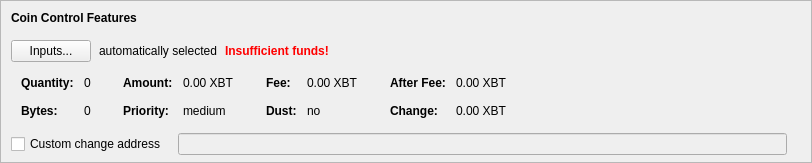
    <widget class="QFrame" name="frameCoinControl">
     <property name="sizePolicy">
      <sizepolicy hsizetype="Expanding" vsizetype="Expanding">
       <horstretch>0</horstretch>
       <verstretch>0</verstretch>
      </sizepolicy>
     </property>
     <property name="maximumSize">
      <size>
       <width>16777215</width>
       <height>16777215</height>
      </size>
     </property>
     <property name="frameShape">
      <enum>QFrame::StyledPanel</enum>
     </property>
     <property name="frameShadow">
      <enum>QFrame::Sunken</enum>
     </property>
     <layout class="QVBoxLayout" name="verticalLayoutCoinControl2">
      <property name="spacing">
       <number>0</number>
      </property>
      <property name="leftMargin">
       <number>0</number>
      </property>
      <property name="topMargin">
       <number>0</number>
      </property>
      <property name="rightMargin">
       <number>0</number>
      </property>
      <property name="bottomMargin">
       <number>6</number>
      </property>
      <item>
       <layout class="QVBoxLayout" name="verticalLayoutCoinControl" stretch="0,0,0,0,1">
        <property name="spacing">
         <number>0</number>
        </property>
        <property name="leftMargin">
         <number>10</number>
        </property>
        <property name="topMargin">
         <number>10</number>
        </property>
        <item>
         <layout class="QHBoxLayout" name="horizontalLayoutCoinControl1">
          <property name="bottomMargin">
           <number>15</number>
          </property>
          <item>
           <widget class="QLabel" name="labelCoinControlFeatures">
            <property name="sizePolicy">
             <sizepolicy hsizetype="Preferred" vsizetype="Maximum">
              <horstretch>0</horstretch>
              <verstretch>0</verstretch>
             </sizepolicy>
            </property>
            <property name="font">
             <font>
              <weight>75</weight>
              <bold>true</bold>
             </font>
            </property>
            <property name="styleSheet">
             <string notr="true">font-weight:bold;</string>
            </property>
            <property name="text">
             <string>Coin Control Features</string>
            </property>
           </widget>
          </item>
         </layout>
        </item>
        <item>
         <layout class="QHBoxLayout" name="horizontalLayoutCoinControl2" stretch="0,0,0,0">
          <property name="spacing">
           <number>8</number>
          </property>
          <property name="bottomMargin">
           <number>10</number>
          </property>
          <item>
           <widget class="QPushButton" name="pushButtonCoinControl">
            <property name="styleSheet">
             <string notr="true"/>
            </property>
            <property name="text">
             <string>Inputs...</string>
            </property>
            <property name="autoDefault">
             <bool>false</bool>
            </property>
           </widget>
          </item>
          <item>
           <widget class="QLabel" name="labelCoinControlAutomaticallySelected">
            <property name="text">
             <string>automatically selected</string>
            </property>
            <property name="margin">
             <number>5</number>
            </property>
           </widget>
          </item>
          <item>
           <widget class="QLabel" name="labelCoinControlInsuffFunds">
            <property name="font">
             <font>
              <weight>75</weight>
              <bold>true</bold>
             </font>
            </property>
            <property name="styleSheet">
             <string notr="true">color:red;font-weight:bold;</string>
            </property>
            <property name="text">
             <string>Insufficient funds!</string>
            </property>
            <property name="margin">
             <number>5</number>
            </property>
           </widget>
          </item>
          <item>
           <spacer name="horizontalSpacerCoinControl">
            <property name="orientation">
             <enum>Qt::Horizontal</enum>
            </property>
            <property name="sizeHint" stdset="0">
             <size>
              <width>40</width>
              <height>1</height>
             </size>
            </property>
           </spacer>
          </item>
         </layout>
        </item>
        <item>
         <widget class="QWidget" name="widgetCoinControl" native="true">
          <property name="sizePolicy">
           <sizepolicy hsizetype="Preferred" vsizetype="Preferred">
            <horstretch>0</horstretch>
            <verstretch>0</verstretch>
           </sizepolicy>
          </property>
          <property name="minimumSize">
           <size>
            <width>0</width>
            <height>0</height>
           </size>
          </property>
          <property name="styleSheet">
           <string notr="true"/>
          </property>
          <layout class="QHBoxLayout" name="horizontalLayoutCoinControl5">
           <property name="leftMargin">
            <number>0</number>
           </property>
           <property name="topMargin">
            <number>0</number>
           </property>
           <property name="rightMargin">
            <number>0</number>
           </property>
           <property name="bottomMargin">
            <number>0</number>
           </property>
           <item>
            <layout class="QHBoxLayout" name="horizontalLayoutCoinControl3" stretch="0,0,0,1">
             <property name="spacing">
              <number>20</number>
             </property>
             <property name="topMargin">
              <number>0</number>
             </property>
             <property name="bottomMargin">
              <number>10</number>
             </property>
             <item>
              <layout class="QFormLayout" name="formLayoutCoinControl1">
               <property name="horizontalSpacing">
                <number>10</number>
               </property>
               <property name="verticalSpacing">
                <number>14</number>
               </property>
               <property name="leftMargin">
                <number>10</number>
               </property>
               <property name="topMargin">
                <number>4</number>
               </property>
               <property name="rightMargin">
                <number>6</number>
               </property>
               <item row="0" column="0">
                <widget class="QLabel" name="labelCoinControlQuantityText">
                 <property name="font">
                  <font>
                   <weight>75</weight>
                   <bold>true</bold>
                  </font>
                 </property>
                 <property name="text">
                  <string>Quantity:</string>
                 </property>
                 <property name="margin">
                  <number>0</number>
                 </property>
                </widget>
               </item>
               <item row="0" column="1">
                <widget class="QLabel" name="labelCoinControlQuantity">
                 <property name="cursor">
                  <cursorShape>IBeamCursor</cursorShape>
                 </property>
                 <property name="contextMenuPolicy">
                  <enum>Qt::ActionsContextMenu</enum>
                 </property>
                 <property name="text">
                  <string notr="true">0</string>
                 </property>
                 <property name="margin">
                  <number>0</number>
                 </property>
                 <property name="textInteractionFlags">
                  <set>Qt::LinksAccessibleByMouse|Qt::TextSelectableByKeyboard|Qt::TextSelectableByMouse</set>
                 </property>
                </widget>
               </item>
               <item row="1" column="0">
                <widget class="QLabel" name="labelCoinControlBytesText">
                 <property name="font">
                  <font>
                   <weight>75</weight>
                   <bold>true</bold>
                  </font>
                 </property>
                 <property name="text">
                  <string>Bytes:</string>
                 </property>
                </widget>
               </item>
               <item row="1" column="1">
                <widget class="QLabel" name="labelCoinControlBytes">
                 <property name="cursor">
                  <cursorShape>IBeamCursor</cursorShape>
                 </property>
                 <property name="contextMenuPolicy">
                  <enum>Qt::ActionsContextMenu</enum>
                 </property>
                 <property name="text">
                  <string notr="true">0</string>
                 </property>
                 <property name="textInteractionFlags">
                  <set>Qt::LinksAccessibleByMouse|Qt::TextSelectableByKeyboard|Qt::TextSelectableByMouse</set>
                 </property>
                </widget>
               </item>
              </layout>
             </item>
             <item>
              <layout class="QFormLayout" name="formLayoutCoinControl2">
               <property name="horizontalSpacing">
                <number>10</number>
               </property>
               <property name="verticalSpacing">
                <number>14</number>
               </property>
               <property name="leftMargin">
                <number>6</number>
               </property>
               <property name="topMargin">
                <number>4</number>
               </property>
               <property name="rightMargin">
                <number>6</number>
               </property>
               <item row="0" column="0">
                <widget class="QLabel" name="labelCoinControlAmountText">
                 <property name="font">
                  <font>
                   <weight>75</weight>
                   <bold>true</bold>
                  </font>
                 </property>
                 <property name="text">
                  <string>Amount:</string>
                 </property>
                 <property name="margin">
                  <number>0</number>
                 </property>
                </widget>
               </item>
               <item row="0" column="1">
                <widget class="QLabel" name="labelCoinControlAmount">
                 <property name="cursor">
                  <cursorShape>IBeamCursor</cursorShape>
                 </property>
                 <property name="contextMenuPolicy">
                  <enum>Qt::ActionsContextMenu</enum>
                 </property>
                 <property name="text">
                  <string notr="true">0.00 XBT</string>
                 </property>
                 <property name="textInteractionFlags">
                  <set>Qt::LinksAccessibleByMouse|Qt::TextSelectableByKeyboard|Qt::TextSelectableByMouse</set>
                 </property>
                </widget>
               </item>
               <item row="1" column="0">
                <widget class="QLabel" name="labelCoinControlPriorityText">
                 <property name="font">
                  <font>
                   <weight>75</weight>
                   <bold>true</bold>
                  </font>
                 </property>
                 <property name="text">
                  <string>Priority:</string>
                 </property>
                </widget>
               </item>
               <item row="1" column="1">
                <widget class="QLabel" name="labelCoinControlPriority">
                 <property name="cursor">
                  <cursorShape>IBeamCursor</cursorShape>
                 </property>
                 <property name="contextMenuPolicy">
                  <enum>Qt::ActionsContextMenu</enum>
                 </property>
                 <property name="text">
                  <string notr="true">medium</string>
                 </property>
                 <property name="textInteractionFlags">
                  <set>Qt::LinksAccessibleByMouse|Qt::TextSelectableByKeyboard|Qt::TextSelectableByMouse</set>
                 </property>
                </widget>
               </item>
              </layout>
             </item>
             <item>
              <layout class="QFormLayout" name="formLayoutCoinControl3">
               <property name="horizontalSpacing">
                <number>10</number>
               </property>
               <property name="verticalSpacing">
                <number>14</number>
               </property>
               <property name="leftMargin">
                <number>6</number>
               </property>
               <property name="topMargin">
                <number>4</number>
               </property>
               <property name="rightMargin">
                <number>6</number>
               </property>
               <item row="0" column="0">
                <widget class="QLabel" name="labelCoinControlFeeText">
                 <property name="font">
                  <font>
                   <weight>75</weight>
                   <bold>true</bold>
                  </font>
                 </property>
                 <property name="text">
                  <string>Fee:</string>
                 </property>
                 <property name="margin">
                  <number>0</number>
                 </property>
                </widget>
               </item>
               <item row="0" column="1">
                <widget class="QLabel" name="labelCoinControlFee">
                 <property name="cursor">
                  <cursorShape>IBeamCursor</cursorShape>
                 </property>
                 <property name="contextMenuPolicy">
                  <enum>Qt::ActionsContextMenu</enum>
                 </property>
                 <property name="text">
                  <string notr="true">0.00 XBT</string>
                 </property>
                 <property name="textInteractionFlags">
                  <set>Qt::LinksAccessibleByMouse|Qt::TextSelectableByKeyboard|Qt::TextSelectableByMouse</set>
                 </property>
                </widget>
               </item>
               <item row="1" column="0">
                <widget class="QLabel" name="labelCoinControlLowOutputText">
                 <property name="font">
                  <font>
                   <weight>75</weight>
                   <bold>true</bold>
                  </font>
                 </property>
                 <property name="text">
                  <string>Dust:</string>
                 </property>
                </widget>
               </item>
               <item row="1" column="1">
                <widget class="QLabel" name="labelCoinControlLowOutput">
                 <property name="cursor">
                  <cursorShape>IBeamCursor</cursorShape>
                 </property>
                 <property name="contextMenuPolicy">
                  <enum>Qt::ActionsContextMenu</enum>
                 </property>
                 <property name="text">
                  <string notr="true">no</string>
                 </property>
                 <property name="textInteractionFlags">
                  <set>Qt::LinksAccessibleByMouse|Qt::TextSelectableByKeyboard|Qt::TextSelectableByMouse</set>
                 </property>
                </widget>
               </item>
              </layout>
             </item>
             <item>
              <layout class="QFormLayout" name="formLayoutCoinControl4">
               <property name="horizontalSpacing">
                <number>10</number>
               </property>
               <property name="verticalSpacing">
                <number>14</number>
               </property>
               <property name="leftMargin">
                <number>6</number>
               </property>
               <property name="topMargin">
                <number>4</number>
               </property>
               <property name="rightMargin">
                <number>6</number>
               </property>
               <item row="0" column="0">
                <widget class="QLabel" name="labelCoinControlAfterFeeText">
                 <property name="font">
                  <font>
                   <weight>75</weight>
                   <bold>true</bold>
                  </font>
                 </property>
                 <property name="text">
                  <string>After Fee:</string>
                 </property>
                 <property name="margin">
                  <number>0</number>
                 </property>
                </widget>
               </item>
               <item row="0" column="1">
                <widget class="QLabel" name="labelCoinControlAfterFee">
                 <property name="cursor">
                  <cursorShape>IBeamCursor</cursorShape>
                 </property>
                 <property name="contextMenuPolicy">
                  <enum>Qt::ActionsContextMenu</enum>
                 </property>
                 <property name="text">
                  <string notr="true">0.00 XBT</string>
                 </property>
                 <property name="textInteractionFlags">
                  <set>Qt::LinksAccessibleByMouse|Qt::TextSelectableByKeyboard|Qt::TextSelectableByMouse</set>
                 </property>
                </widget>
               </item>
               <item row="1" column="0">
                <widget class="QLabel" name="labelCoinControlChangeText">
                 <property name="font">
                  <font>
                   <weight>75</weight>
                   <bold>true</bold>
                  </font>
                 </property>
                 <property name="text">
                  <string>Change:</string>
                 </property>
                </widget>
               </item>
               <item row="1" column="1">
                <widget class="QLabel" name="labelCoinControlChange">
                 <property name="cursor">
                  <cursorShape>IBeamCursor</cursorShape>
                 </property>
                 <property name="contextMenuPolicy">
                  <enum>Qt::ActionsContextMenu</enum>
                 </property>
                 <property name="text">
                  <string notr="true">0.00 XBT</string>
                 </property>
                 <property name="textInteractionFlags">
                  <set>Qt::LinksAccessibleByMouse|Qt::TextSelectableByKeyboard|Qt::TextSelectableByMouse</set>
                 </property>
                </widget>
               </item>
              </layout>
             </item>
            </layout>
           </item>
          </layout>
         </widget>
        </item>
        <item>
         <layout class="QHBoxLayout" name="horizontalLayoutCoinControl4" stretch="0,0,0">
          <property name="spacing">
           <number>12</number>
          </property>
          <property name="sizeConstraint">
           <enum>QLayout::SetDefaultConstraint</enum>
          </property>
          <property name="topMargin">
           <number>5</number>
          </property>
          <property name="rightMargin">
           <number>5</number>
          </property>
          <item>
           <widget class="QCheckBox" name="checkBoxCoinControlChange">
            <property name="toolTip">
             <string>If this is activated, but the change address is empty or invalid, change will be sent to a newly generated address.</string>
            </property>
            <property name="text">
             <string>Custom change address</string>
            </property>
           </widget>
          </item>
          <item>
           <widget class="QValidatedLineEdit" name="lineEditCoinControlChange">
            <property name="enabled">
             <bool>false</bool>
            </property>
            <property name="sizePolicy">
             <sizepolicy hsizetype="Expanding" vsizetype="Fixed">
              <horstretch>0</horstretch>
              <verstretch>0</verstretch>
             </sizepolicy>
            </property>
           </widget>
          </item>
          <item>
           <widget class="QLabel" name="labelCoinControlChangeLabel">
            <property name="sizePolicy">
             <sizepolicy hsizetype="Preferred" vsizetype="Expanding">
              <horstretch>0</horstretch>
              <verstretch>0</verstretch>
             </sizepolicy>
            </property>
            <property name="minimumSize">
             <size>
              <width>0</width>
              <height>0</height>
             </size>
            </property>
            <property name="text">
             <string/>
            </property>
            <property name="margin">
             <number>3</number>
            </property>
           </widget>
          </item>
         </layout>
        </item>
        <item>
         <spacer name="verticalSpacerCoinControl">
          <property name="orientation">
           <enum>Qt::Vertical</enum>
          </property>
          <property name="sizeHint" stdset="0">
           <size>
            <width>800</width>
            <height>1</height>
           </size>
          </property>
         </spacer>
        </item>
       </layout>
      </item>
     </layout>
    </widget>
